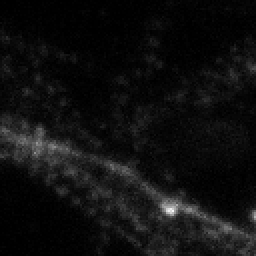
#> input picture dataset/test/00281fcb8048.png, 128 x 128 px (shown 2 times larger)
$ python features.py ../dataset/test/00281fcb8048.png   (older library calls are emulated)
#> lines starting #> are read from the running program, lines starting #| are printed output that depends on the picture; after the words box and inside, x2 and y2 are one past the last pixel; in counts of white or black regions, pixels touching at a corner belong together
"""Per-tile morphology feature extraction for actin organization ranking.

Goal: capture filament topology / organization (boundaries, puncta, compact
assemblies, protrusions, texture complexity) that survive the dataset's matched
confounds (brightness, gradient strength, dark-pixel fraction).
"""
import numpy as np
from skimage import filters, feature, morphology, measure
from skimage.filters import sato, frangi, meijering, gabor_kernel
from skimage.morphology import disk
from scipy import ndimage as ndi
from scipy.spatial import cKDTree
import warnings
warnings.filterwarnings("ignore")

_GABOR = None
def _gabor_bank():
    global _GABOR
    if _GABOR is None:
        ks = []
        for theta in np.arange(0, np.pi, np.pi / 6):       # 6 orientations
            for freq in [0.1, 0.2, 0.35]:                   # 3 frequencies
                ks.append((np.real(gabor_kernel(freq, theta=theta)), theta, freq))
        _GABOR = ks
    return _GABOR


def _safe(x):
    x = float(x)
    if not np.isfinite(x):
        return 0.0
    return x


def _stats(vals, prefix):
    vals = np.asarray(vals, dtype=np.float64).ravel()
    if vals.size == 0:
        return {f"{prefix}_{s}": 0.0 for s in ["mean", "std", "p50", "p90", "p99", "max", "sum"]}
    return {
        f"{prefix}_mean": _safe(vals.mean()),
        f"{prefix}_std": _safe(vals.std()),
        f"{prefix}_p50": _safe(np.percentile(vals, 50)),
        f"{prefix}_p90": _safe(np.percentile(vals, 90)),
        f"{prefix}_p99": _safe(np.percentile(vals, 99)),
        f"{prefix}_max": _safe(vals.max()),
        f"{prefix}_sum": _safe(vals.sum()),
    }


def extract(img_u8):
    """img_u8: HxW uint8 grayscale. Returns dict of scalar features."""
    f = {}
    img = img_u8.astype(np.float64)
    H, W = img.shape
    npix = H * W

    # --- intensity baseline (confounds; included so model can residualize) ---
    f["int_mean"] = _safe(img.mean())
    f["int_std"] = _safe(img.std())
    mx = img.max()
    imn = img / (mx + 1e-9)  # normalized to [0,1] by own max -> intensity-robust
    f["int_max"] = _safe(mx)
    f["dark_frac"] = _safe((img_u8 == 0).mean())
    f["nz_frac"] = _safe((img_u8 > 0).mean())

    # gradient magnitude (confound)
    gx = ndi.sobel(imn, axis=1); gy = ndi.sobel(imn, axis=0)
    gmag = np.hypot(gx, gy)
    f["grad_mean"] = _safe(gmag.mean())
    f["grad_std"] = _safe(gmag.std())

    # --- foreground mask (Otsu on normalized) for topology ---
    fg_frac = 0.0
    try:
        t = filters.threshold_otsu(imn) if imn.max() > imn.min() else 1.0
    except Exception:
        t = 0.5
    mask = imn > t
    fg_frac = mask.mean()
    f["otsu_t"] = _safe(t)
    f["fg_frac"] = _safe(fg_frac)

    # connected components on mask -> fragmentation / compactness topology
    lab = measure.label(mask, connectivity=2)
    nobj = int(lab.max())
    f["cc_n"] = float(nobj)
    f["cc_density"] = _safe(nobj / (mask.sum() + 1e-6))  # objects per fg pixel = fragmentation
    if nobj > 0:
        props = measure.regionprops(lab, intensity_image=imn)
        areas = np.array([p.area for p in props], dtype=np.float64)
        ecc = np.array([p.eccentricity for p in props], dtype=np.float64)
        solidity = np.array([p.solidity for p in props], dtype=np.float64)
        extent = np.array([p.extent for p in props], dtype=np.float64)
        perim = np.array([p.perimeter for p in props], dtype=np.float64)
        # shape complexity: perimeter^2 / area (circularity inverse)
        compl = (perim ** 2) / (areas + 1e-6)
        f.update(_stats(areas, "cc_area"))
        f.update(_stats(ecc, "cc_ecc"))
        f.update(_stats(solidity, "cc_solidity"))
        f.update(_stats(extent, "cc_extent"))
        f.update(_stats(compl, "cc_compl"))
        f["cc_area_gini"] = _safe(_gini(areas))
        f["cc_big_frac"] = _safe(areas.max() / (areas.sum() + 1e-6))  # dominance of largest blob
    else:
        for pre in ["cc_area", "cc_ecc", "cc_solidity", "cc_extent", "cc_compl"]:
            f.update(_stats([], pre))
        f["cc_area_gini"] = 0.0
        f["cc_big_frac"] = 0.0

    # --- skeleton topology (branchiness / length) ---
    try:
        skel = morphology.skeletonize(mask)
        sk_len = skel.sum()
        f["skel_len"] = _safe(sk_len)
        f["skel_frac"] = _safe(sk_len / (mask.sum() + 1e-6))  # how filamentous vs blobby
        # branch points = skeleton pixels with >=3 neighbors
        if sk_len > 0:
            nb = ndi.convolve(skel.astype(np.uint8), np.ones((3, 3)), mode="constant") - 1
            nb = nb * skel
            f["skel_branch"] = _safe((nb >= 3).sum())
            f["skel_end"] = _safe((nb == 1).sum())
            f["skel_branch_rate"] = _safe((nb >= 3).sum() / (sk_len + 1e-6))
            f["skel_end_rate"] = _safe((nb == 1).sum() / (sk_len + 1e-6))
        else:
            f["skel_branch"] = f["skel_end"] = f["skel_branch_rate"] = f["skel_end_rate"] = 0.0
    except Exception:
        f["skel_len"] = f["skel_frac"] = f["skel_branch"] = f["skel_end"] = 0.0
        f["skel_branch_rate"] = f["skel_end_rate"] = 0.0

    # --- ridge / tubeness filters (filament detection at multiple scales) ---
    sig = [1, 2, 3]
    for name, fn in [("sato", sato), ("frangi", frangi), ("meij", meijering)]:
        try:
            if name == "frangi":
                r = fn(imn, sigmas=sig, black_ridges=False)
            else:
                r = fn(imn, sigmas=sig, black_ridges=False)
        except Exception:
            r = np.zeros_like(imn)
        r = np.nan_to_num(r)
        f.update(_stats(r, f"ridge_{name}"))
        # fraction of strong ridge response
        rt = r > (r.mean() + r.std() + 1e-9)
        f[f"ridge_{name}_strongfrac"] = _safe(rt.mean())

    # --- puncta / blob detection (punctate organization) ---
    try:
        blobs = feature.blob_log(imn, min_sigma=1, max_sigma=4, num_sigma=4, threshold=0.05)
        f["blob_n"] = float(len(blobs))
        f["blob_density"] = _safe(len(blobs) / (fg_frac * npix + 1e-6))
        if len(blobs):
            f.update(_stats(blobs[:, 2], "blob_sigma"))
        else:
            f.update(_stats([], "blob_sigma"))
    except Exception:
        f["blob_n"] = 0.0; f["blob_density"] = 0.0; f.update(_stats([], "blob_sigma"))

    # --- GLCM Haralick texture (organization vs random texture) ---
    try:
        q = np.clip((imn * 31).astype(np.uint8), 0, 31)  # 32 levels
        glcm = feature.graycomatrix(q, distances=[1, 2, 4], angles=[0, np.pi/4, np.pi/2, 3*np.pi/4],
                                    levels=32, symmetric=True, normed=True)
        for prop in ["contrast", "homogeneity", "energy", "correlation", "dissimilarity", "ASM"]:
            v = feature.graycoprops(glcm, prop)
            f[f"glcm_{prop}_mean"] = _safe(v.mean())
            f[f"glcm_{prop}_std"] = _safe(v.std())
    except Exception:
        for prop in ["contrast", "homogeneity", "energy", "correlation", "dissimilarity", "ASM"]:
            f[f"glcm_{prop}_mean"] = 0.0; f[f"glcm_{prop}_std"] = 0.0

    # --- Local Binary Pattern histogram (micro-texture) ---
    try:
        lbp = feature.local_binary_pattern((imn * 255).astype(np.uint8), P=8, R=1, method="uniform")
        hist, _ = np.histogram(lbp, bins=10, range=(0, 10), density=True)
        for i, h in enumerate(hist):
            f[f"lbp_{i}"] = _safe(h)
    except Exception:
        for i in range(10):
            f[f"lbp_{i}"] = 0.0

    # --- entropy / complexity ---
    f["shannon_entropy"] = _safe(measure.shannon_entropy(img_u8))
    # gradient orientation histogram entropy (directionality)
    ang = (np.arctan2(gy, gx) + np.pi)  # [0,2pi)
    wsum = gmag.sum() + 1e-9
    hgt = mask  # weight by foreground
    oh, _ = np.histogram(ang[hgt], bins=18, range=(0, 2*np.pi), weights=gmag[hgt])
    oh = oh / (oh.sum() + 1e-9)
    f["orient_entropy"] = _safe(-(oh * np.log(oh + 1e-12)).sum())

    # fractal dimension (box counting) on mask -> structural complexity
    f["fractal_dim"] = _safe(_fractal_dimension(mask))

    # multi-threshold structure: how foreground count changes with threshold (organization profile)
    for i, qt in enumerate([0.5, 0.7, 0.9]):
        m = imn > qt
        l = measure.label(m, connectivity=2)
        f[f"thr_{int(qt*100)}_n"] = float(l.max())
        f[f"thr_{int(qt*100)}_frac"] = _safe(m.mean())

    # ============ TOPOLOGY / SHAPE / SPATIAL ARRANGEMENT (intensity-robust) ============
    # These survive the dataset's brightness/texture/gradient matching.

    # Euler number + holes (topology of foreground)
    try:
        eul = measure.euler_number(mask, connectivity=2)
        f["euler_number"] = _safe(eul)
        f["n_holes"] = _safe(max(0, nobj - eul))  # components - euler = holes
    except Exception:
        f["euler_number"] = 0.0; f["n_holes"] = 0.0

    # Structure tensor coherence (filament alignment vs random) at 2 scales
    for sg in [1.5, 3.0]:
        try:
            Axx, Axy, Ayy = feature.structure_tensor(imn, sigma=sg, order="rc")
            tmp = np.sqrt((Axx - Ayy) ** 2 + 4 * Axy ** 2)
            l1 = (Axx + Ayy + tmp) / 2; l2 = (Axx + Ayy - tmp) / 2
            coh = (l1 - l2) / (l1 + l2 + 1e-9)
            wmask = mask
            f[f"coh_{sg}_mean"] = _safe(coh[wmask].mean() if wmask.sum() else 0)
            f[f"coh_{sg}_std"] = _safe(coh[wmask].std() if wmask.sum() else 0)
        except Exception:
            f[f"coh_{sg}_mean"] = 0.0; f[f"coh_{sg}_std"] = 0.0

    # Gabor bank: orientation selectivity / energy spread (directional organization)
    try:
        energies = []
        for kern, th, fr in _gabor_bank():
            r = ndi.convolve(imn, kern, mode="reflect")
            energies.append(np.abs(r).mean())
        energies = np.array(energies).reshape(6, 3)  # [orient, freq]
        per_orient = energies.sum(1)
        f["gabor_total"] = _safe(energies.sum())
        f["gabor_orient_std"] = _safe(per_orient.std() / (per_orient.mean() + 1e-9))  # anisotropy
        f["gabor_orient_max"] = _safe(per_orient.max() / (per_orient.sum() + 1e-9))
        for fi in range(3):
            f[f"gabor_freq{fi}"] = _safe(energies[:, fi].mean())
    except Exception:
        f["gabor_total"] = f["gabor_orient_std"] = f["gabor_orient_max"] = 0.0
        for fi in range(3):
            f[f"gabor_freq{fi}"] = 0.0

    # Granulometry (pattern spectrum): structure size distribution via openings
    try:
        base = mask.sum() + 1e-6
        prev = mask.sum()
        spec = []
        for r in [1, 2, 3, 5, 8]:
            op = morphology.binary_opening(mask, disk(r)).sum()
            spec.append((prev - op) / base)  # fraction removed at this scale
            prev = op
        for i, v in enumerate(spec):
            f[f"granulo_{i}"] = _safe(v)
        f["granulo_residual"] = _safe(prev / base)  # large-structure fraction
    except Exception:
        for i in range(5):
            f[f"granulo_{i}"] = 0.0
        f["granulo_residual"] = 0.0

    # Distance transform: structure thickness distribution
    try:
        dt = ndi.distance_transform_edt(mask)
        dv = dt[mask]
        f.update(_stats(dv, "thick"))
    except Exception:
        f.update(_stats([], "thick"))

    # Spatial point pattern of component centroids (clustering vs dispersion)
    try:
        if nobj >= 3:
            cents = np.array([p.centroid for p in measure.regionprops(lab)])
            tree = cKDTree(cents)
            dd, _ = tree.query(cents, k=2)
            nnd = dd[:, 1]
            f["nnd_mean"] = _safe(nnd.mean())
            f["nnd_std"] = _safe(nnd.std())
            f["nnd_cv"] = _safe(nnd.std() / (nnd.mean() + 1e-9))
            # Clark-Evans clustering index R = observed mean NND / expected (random)
            area = H * W; dens = nobj / area
            expected = 1.0 / (2 * np.sqrt(dens + 1e-12))
            f["clark_evans"] = _safe(nnd.mean() / (expected + 1e-9))
            f["centroid_spread"] = _safe(cents.std(0).mean())
        else:
            for k in ["nnd_mean", "nnd_std", "nnd_cv", "clark_evans", "centroid_spread"]:
                f[k] = 0.0
    except Exception:
        for k in ["nnd_mean", "nnd_std", "nnd_cv", "clark_evans", "centroid_spread"]:
            f[k] = 0.0

    # Convex-hull fill: how spread vs compact the whole structure is
    try:
        if mask.sum() > 5:
            ch = morphology.convex_hull_image(mask)
            f["hull_fill"] = _safe(mask.sum() / (ch.sum() + 1e-6))
            f["hull_frac"] = _safe(ch.sum() / (H * W))
        else:
            f["hull_fill"] = 0.0; f["hull_frac"] = 0.0
    except Exception:
        f["hull_fill"] = 0.0; f["hull_frac"] = 0.0

    # Lacunarity (gliding-box) at 2 box sizes -> gappiness/heterogeneity
    for bs in [4, 8]:
        try:
            f[f"lacun_{bs}"] = _safe(_lacunarity(mask.astype(np.float64), bs))
        except Exception:
            f[f"lacun_{bs}"] = 0.0

    # Multi-scale LoG blob counts (puncta size profile)
    try:
        for j, (ms, Ms) in enumerate([(1, 2), (2, 4), (4, 7)]):
            b = feature.blob_log(imn, min_sigma=ms, max_sigma=Ms, num_sigma=3, threshold=0.04)
            f[f"blogscale_{j}"] = float(len(b))
    except Exception:
        for j in range(3):
            f[f"blogscale_{j}"] = 0.0

    return f


def _lacunarity(Z, box):
    H, W = Z.shape
    sums = []
    for i in range(0, H - box + 1, max(1, box // 2)):
        for j in range(0, W - box + 1, max(1, box // 2)):
            sums.append(Z[i:i + box, j:j + box].sum())
    sums = np.array(sums)
    m = sums.mean()
    if m <= 1e-9:
        return 0.0
    return float((sums.var() / (m ** 2)) + 1.0)


def _gini(x):
    x = np.sort(np.asarray(x, dtype=np.float64))
    n = x.size
    if n == 0 or x.sum() == 0:
        return 0.0
    idx = np.arange(1, n + 1)
    return float((2 * (idx * x).sum()) / (n * x.sum()) - (n + 1) / n)


def _fractal_dimension(Z):
    Z = Z > 0
    if Z.sum() == 0:
        return 0.0
    def boxcount(Z, k):
        S = np.add.reduceat(
            np.add.reduceat(Z, np.arange(0, Z.shape[0], k), axis=0),
            np.arange(0, Z.shape[1], k), axis=1)
        return len(np.where((S > 0) & (S < k * k))[0])
    p = min(Z.shape)
    n = 2 ** np.floor(np.log2(p))
    n = int(np.log2(n))
    sizes = 2 ** np.arange(n, 1, -1)
    counts = []
    for size in sizes:
        counts.append(boxcount(Z, size))
    counts = np.array(counts, dtype=np.float64)
    sizes = np.array(sizes, dtype=np.float64)
    valid = counts > 0
    if valid.sum() < 2:
        return 0.0
    coeffs = np.polyfit(np.log(sizes[valid]), np.log(counts[valid] + 1e-9), 1)
    return -coeffs[0]


FEATURE_KEYS = None  # populated on first extract via caller


if __name__ == "__main__":
    # quick self-test on one image
    import sys
    from PIL import Image
    p = sys.argv[1] if len(sys.argv) > 1 else None
    if p:
        im = np.array(Image.open(p))
#> im is the input picture: shape (128, 128); min 0, max 248, mean 15.1
        d = extract(im)
#> in _safe, `x = float(x)`: x = 15.14
#> in extract, `mx = img.max()`: mx = 248
#> in extract, `t = filters.threshold_otsu(imn) if imn.max() > imn.min() else 1.0`: t = 0.127
#> in extract, `mask = imn > t`:
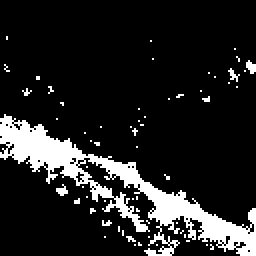
#> mask: shape (128, 128) bool (shown 2 times larger); 13.6% white; 61 white regions (58 under 20 px)
#> in extract, `fg_frac = mask.mean()`: fg_frac = 0.136
#> in extract, `lab = measure.label(mask, connectivity=2)`:
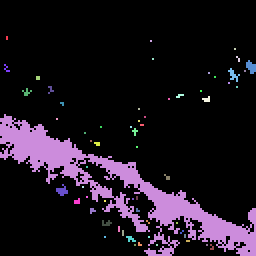
#> lab: shape (128, 128) int32 (shown 2 times larger); 62 distinct labels, from 0 to 61; one colour per label, 0 black
#> in extract, `nobj = int(lab.max())`: nobj = 61
#> in extract, `props = measure.regionprops(lab, intensity_image=imn)`: props = 61 regions; largest, box (x1, y1, x2, y2) and area: (0, 57, 128, 128) 2018, (123, 30, 128, 37) 23, (28, 92, 34, 98) 20, (114, 34, 120, 41) 17, (51, 110, 56, 113) 10
#> in extract, `areas = np.array([p.area for p in props], dtype=np.float64)`: areas = 61 values, max 2018 at index 22, min 1 at index 1, mean 36.54
#> in extract, `ecc = np.array([p.eccentricity for p in props], dtype=np.float64)`: ecc = 61 values, max 1 at index 0, min 0 at index 1, mean 0.424
#> in extract, `solidity = np.array([p.solidity for p in props], dtype=np.float64)`: solidity = 61 values, max 1 at index 0, min 0.459 at index 22, mean 0.93
#> in extract, `extent = np.array([p.extent for p in props], dtype=np.float64)`: extent = 61 values, max 1 at index 0, min 0.222 at index 22, mean 0.845
#> in extract, `perim = np.array([p.perimeter for p in props], dtype=np.float64)`: perim = 61 values, max 844.3 at index 22, min 0 at index 0, mean 16.09
#> in extract, `compl = (perim ** 2) / (areas + 1e-6)`: compl = 61 values, max 353.2 at index 22, min 0 at index 0, mean 7.72
#> in _stats, `vals = np.asarray(vals, dtype=np.float64).ravel()`: vals has the same summary as areas in extract
#> in _gini, `x = np.sort(np.asarray(x, dtype=np.float64))`: x = 61 values from 1 to 2018
#> in extract, `sk_len = skel.sum()`: sk_len = 778
#> the loop in extract, `for name, fn in [("sato", sato), ("frangi", frangi), ("meij", meijerin..` made 3 passes
#> after the loop in extract, `for name, fn in [("sato", sato), ("frangi", frangi), ("meij", meijerin..`:
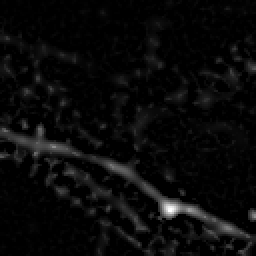
#> r: shape (128, 128) float64 (shown 2 times larger); min 0, max 1, mean 0.0392
#> after the loop in extract, `for name, fn in [("sato", sato), ("frangi", frangi), ("meij", meijerin..`: f = 78 items
#> in extract, `blobs = feature.blob_log(imn, min_sigma=1, max_sigma=4, num_sigma=4, t..`: blobs = 48 rows, first 8: [104, 85, 3], [107, 127, 2], [104, 95, 2], [113, 113, 2], [73, 26, 2], [72, 19, 4], [83, 56, 2], [65, 20, 2]
#> the loop in extract, `for prop in ["contrast", "homogeneity", "energy", "correlation", "diss..` made 6 passes
#> after the loop in extract, `for prop in ["contrast", "homogeneity", "energy", "correlation", "diss..`: f = 99 items
#> in extract, `lbp = feature.local_binary_pattern((imn * 255).astype(np.uint8), P=8, ..`:
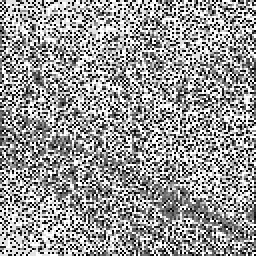
#> lbp: shape (128, 128) float64 (shown 2 times larger); min 0, max 9, mean 5.41; drawn with min black and max white
#> in extract, `hist, _ = np.histogram(lbp, bins=10, range=(0, 10), density=True)`: hist = [0.104, 0.0965, 0.0591, 0.0632, 0.061, 0.0574, 0.058, 0.0859, 0.208, 0.206]
#> the loop in extract, `for i, h in enumerate(hist):` made 10 passes
#> h on passes 1 to 8: 0.104, 0.0965, 0.0591, 0.0632, 0.061, 0.0574, 0.058, 0.0859
#> after the loop in extract, `for i, h in enumerate(hist):`: f = 109 items
#> in extract, `ang = (np.arctan2(gy, gx) + np.pi)`:
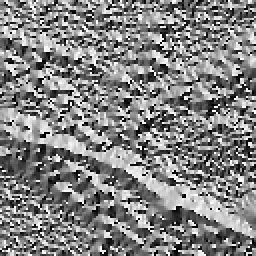
#> ang: shape (128, 128) float64 (shown 2 times larger); min 0, max 6.28, mean 3.23; drawn with min black and max white
#> in extract, `wsum = gmag.sum() + 1e-9`: wsum = 2102.8
#> in extract, `oh, _ = np.histogram(ang[hgt], bins=18, range=(0, 2*np.pi), weights=gm..`: oh = 18 values, max 86.11 at index 14, min 19.08 at index 17, mean 45.25
#> in extract, `oh = oh / (oh.sum() + 1e-9)`: oh = 18 values, max 0.106 at index 14, min 0.0234 at index 17, mean 0.0556
#> the loop in _fractal_dimension, `for size in sizes:` made 6 passes
#> S in boxcount on passes 1 to 2: [2229], [[95, 72], [1023, 1039]]
#> after the loop in _fractal_dimension, `for size in sizes:`: counts = [1, 4, 14, 37, 100, 231]
#> in _fractal_dimension, `valid = counts > 0`: valid = [True, True, True, True, True, True]
#> in _fractal_dimension, `coeffs = np.polyfit(np.log(sizes[valid]), np.log(counts[valid] + 1e-9)..`: coeffs = [-1.56, 7.81]
#> the loop in extract, `for i, qt in enumerate([0.5, 0.7, 0.9]):` made 3 passes
#> after the loop in extract, `for i, qt in enumerate([0.5, 0.7, 0.9]):`: f = 118 items
#> in extract, `eul = measure.euler_number(mask, connectivity=2)`: eul = 10
#> the loop in extract, `for sg in [1.5, 3.0]:` made 2 passes
#> after the loop in extract, `for sg in [1.5, 3.0]:`: f = 124 items
#> after the loop in extract, `for kern, th, fr in _gabor_bank():`: energies = [0.00234, 0.00173, 0.00176, 0.0022, 0.00163, 0.00169, 0.00216, 0.00159, 0.00167, 0.00282, 0.00186, 0.00184, 0.00393, 0.0022, 0.00176, 0.00236, 0.00171, 0.00173]
#> in extract, `energies = np.array(energies).reshape(6, 3)`: energies = [[0.00234, 0.00173, 0.00176], [0.0022, 0.00163, 0.00169], [0.00216, 0.00159, 0.00167], [0.00282, 0.00186, 0.00184], [0.00393, 0.0022, 0.00176], [0.00236, 0.00171, 0.00173]]
#> in extract, `per_orient = energies.sum(1)`: per_orient = [0.00584, 0.00552, 0.00542, 0.00652, 0.0079, 0.0058]
#> the loop in extract, `for fi in range(3):` made 3 passes
#> after the loop in extract, `for fi in range(3):`: f = 130 items
#> in extract, `base = mask.sum() + 1e-6`: base = 2229
#> the loop in extract, `for r in [1, 2, 3, 5, 8]:` made 5 passes
#> (op, prev) on passes 1 to 5: (1820, 1820), (1481, 1481), (1230, 1230), (689, 689), (0, 0)
#> after the loop in extract, `for r in [1, 2, 3, 5, 8]:`: spec = [0.183, 0.152, 0.113, 0.243, 0.309]
#> the loop in extract, `for i, v in enumerate(spec):` made 5 passes
#> v on passes 1 to 5: 0.183, 0.152, 0.113, 0.243, 0.309
#> after the loop in extract, `for i, v in enumerate(spec):`: f = 135 items
#> in extract, `dt = ndi.distance_transform_edt(mask)`:
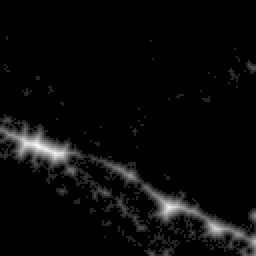
#> dt: shape (128, 128) float64 (shown 2 times larger); min 0, max 7.07, mean 0.277; drawn with min black and max white
#> in extract, `dv = dt[mask]`: dv = 2229 values, max 7.07 at index 401, min 1 at index 0, mean 2.04
#> in extract, `cents = np.array([p.centroid for p in measure.regionprops(lab)])`: cents = 61 pairs, first value 18.5 to 123.2, second value 2.8 to 125.1
#> in extract, `dd, _ = tree.query(cents, k=2)`: dd = 61 pairs, first value 0 to 0, second value 2.06 to 18.36
#> in extract, `nnd = dd[:, 1]`: nnd = 61 values, max 18.36 at index 35, min 2.06 at index 39, mean 5.75
#> in extract, `dens = nobj / area`: dens = 0.00372
#> in extract, `expected = 1.0 / (2 * np.sqrt(dens + 1e-12))`: expected = 8.19
#> in extract, `ch = morphology.convex_hull_image(mask)`:
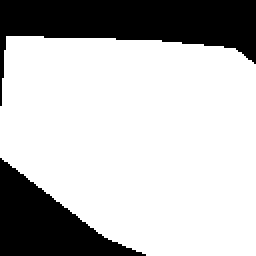
#> ch: shape (128, 128) bool (shown 2 times larger); 73.5% white; 2 black regions, box (x1, y1, x2, y2) and area: (0, 0, 128, 53) 2713, (0, 79, 73, 128) 1631
#> the loop in extract, `for bs in [4, 8]:` made 2 passes
#> after the loop in extract, `for bs in [4, 8]:`: f = 152 items
#> after the loop in extract, `for j, (ms, Ms) in enumerate([(1, 2), (2, 4), (4, 7)]):`: f = 155 items
#> d = 155 items
        print(f"{len(d)} features")
#| 155 features
        for k, v in d.items():
            print(f"  {k:24s} {v:.4f}")
#> this loop made 155 passes
#> (k, v) on passes 1 to 3: ('int_mean', 15.14), ('int_std', 19.9), ('int_max', 248)
#> (printed output is left out)
